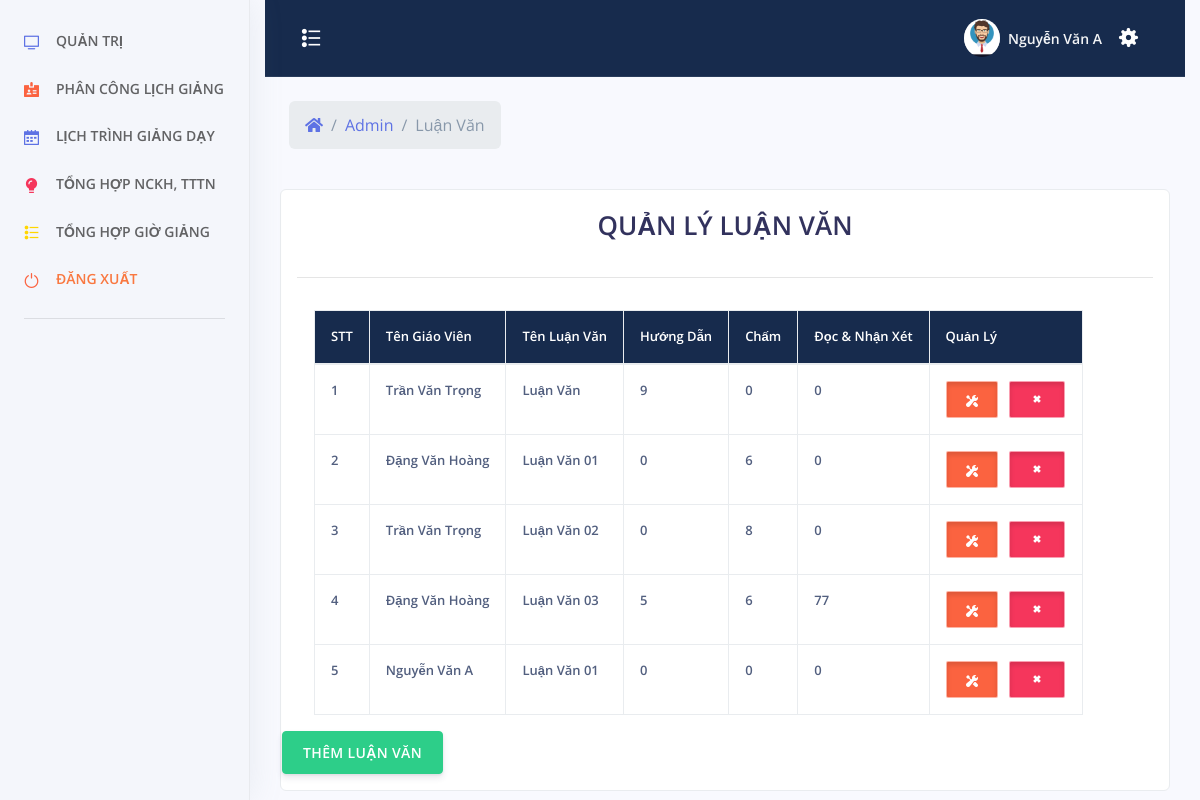
Screenshot of /admin/index.php?menu=luanvan (signed in) with the database file from the repository.
### tables this page shows
CREATE TABLE `luan_van` (
  `id` int(11) NOT NULL,
  `id_giaovien` int(11) NOT NULL,
  `ten` varchar(500) NOT NULL,
  `huong_dan` float NOT NULL,
  `cham` float NOT NULL,
  `doc` float NOT NULL
);

CREATE TABLE `tai_khoan` (
  `id_tai_khoan` int(11) NOT NULL,
  `ten_tai_khoan` varchar(30) NOT NULL,
  `mat_khau` varchar(100) NOT NULL,
  `nhom_tai_khoan` tinyint(2) NOT NULL,
  `ten_sinh_vien` varchar(100) NOT NULL,
  `sdt` varchar(20) NOT NULL,
  `ngay_sinh` varchar(50) NOT NULL,
  `ngay_tao` datetime NOT NULL
);

### admin/luan-van.php (the view, shortened to what this page needs)
<?php
	include_once('../config/config.php');
	include_once('../header.php');
 ?>
<?php
		if($_SESSION["taikhoan"] == NULL){ ?>
			<script>
				window.location.href="../tai-khoan/dang-nhap.php";
			</script>
		<?php }else {?>
			<div class="row align-items-center py-4">
            <div class="col-lg-6 col-7">
              <nav aria-label="breadcrumb" class="d-none d-md-inline-block ml-md-4">
                <ol class="breadcrumb breadcrumb-links breadcrumb-dark">
                  <li class="breadcrumb-item"><a href="#"><i class="fas fa-home"></i></a></li>
                  <li class="breadcrumb-item"><a href="index.php">Admin</a></li>
                  <li class="breadcrumb-item active" aria-current="page">Luận Văn</li>
                </ol>
              </nav>
            </div>
          </div>
    <div style="color:#FFF" class="col-xs-12 col-sm-12 col-md-12 col-lg-12 adminhihi">
		<div class="list-group-item">
		<?php
			$sql = "SELECT * FROM `luan_van`";
			$qr = mysqli_query($conn, $sql);
		 ?>
			<div class="caption">
			<h1 style="text-align: center">QUẢN LÝ LUẬN VĂN</h1>
			</div>
			<hr>
			<div class="row">
				<table class="table table-bordered table-responsive">
					<tr class="chimuc">
						<th>STT</th>
						<th>Tên Giáo Viên</th>
						<th>Tên Luận Văn</th>
						<th>Hướng Dẫn</th>
						<th>Chấm</th>
						<th>Đọc & Nhận Xét</th>
						<th>Quản Lý</th>
					</tr>
					<tbody>
						<?php $stt =1; ?>
					<?php while($row = mysqli_fetch_assoc($qr)){ ?>
						<tr>
							<td><?php echo $stt; $stt += 1; ?></td>
							<td><?php
								$idgv = $row["id_giaovien"];
								$sqlgv = "SELECT `ten_sinh_vien` FROM `tai_khoan` WHERE `id_tai_khoan` = '$idgv'";
								$qrgv = mysqli_query($conn, $sqlgv);
								$rowgv = mysqli_fetch_assoc($qrgv);
								echo $rowgv["ten_sinh_vien"];
							?>
							</td>
							<td><?php echo $row["ten"]?></td>
							<td><?php echo $row["huong_dan"]?></td>
							<td><?php echo $row["cham"]?></td>
							<td><?php echo $row["doc"]?></td>
							<td align="center">
                                <button type="button" id="sua" class="btn btn-warning btn-xs button-sua" title="Sửa"
                                tens="<?php echo $row["ten"]?>"
                                idgvs="<?php echo $row["id_giaovien"]?>"
                                idsua="<?php echo $row["id"]?>" ><span class="glyphicon glyphicon-edit"></span>
								<span class="btn-inner--icon"><i class="ni ni-settings"></i></span>
							</button>
  								<button type="button" id="xoa" xoa="<?php echo $row["id"]?>" class="btn btn-danger btn-xs button-sua" title="Xóa"><span class="glyphicon glyphicon-trash"></span>
								  <span class="btn-inner--icon"><i class="ni ni-fat-remove"></i></span>
							</button>
							</td>
						</tr>
						<?php } ?>
					</tbody>
				</table>
<br>
<center>
	<button type="button" class="btn btn-success"  data-toggle="modal" data-target="#themadmin">THÊM LUẬN VĂN</button>
</center>
			</div>
		</div>
    </div>
	<?php } ?>
</div>
 <?php
	include_once('../footer.php');
 ?>

### assets/css/style.css (style rules this page uses)
i.ni.ni-fat-remove { font-size: 16px; }
span.btn-inner--icon { font-size: 12px; }
button.button-sua { width: auto; height: auto; text-align: center; padding: 7px 19px; border-radius: 2px; box-shadow: inset 0 3px 5px rgba(0, 0, 0, .125); border: 1px solid #ffffff85; }
table.table.table-bordered { border: none; }
table.table.table-bordered.table-responsive { margin-left: 32px; }
tr.chimuc { background-color: #172b4d; }
tr.chimuc th { color: white; }
.table td, .table th { font-size: .8125rem; white-space: nowrap; font-weight: 600!important; }

### rows the page displays
luan_van: tai_khoan.ten_sinh_vien "Trần Văn Trọng", ten "Luận Văn", huong_dan "9", cham "0", doc "0"
luan_van: tai_khoan.ten_sinh_vien "Đặng Văn Hoàng", ten "Luận Văn 01", huong_dan "0", cham "6", doc "0"
luan_van: tai_khoan.ten_sinh_vien "Trần Văn Trọng", ten "Luận Văn 02", huong_dan "0", cham "8", doc "0"
luan_van: tai_khoan.ten_sinh_vien "Đặng Văn Hoàng", ten "Luận Văn 03", huong_dan "5", cham "6", doc "77"
luan_van: tai_khoan.ten_sinh_vien "Nguyễn Văn A", ten "Luận Văn 01", huong_dan "0", cham "0", doc "0"

### other values shown
$_SESSION["tensv"] "Nguyễn Văn A"
